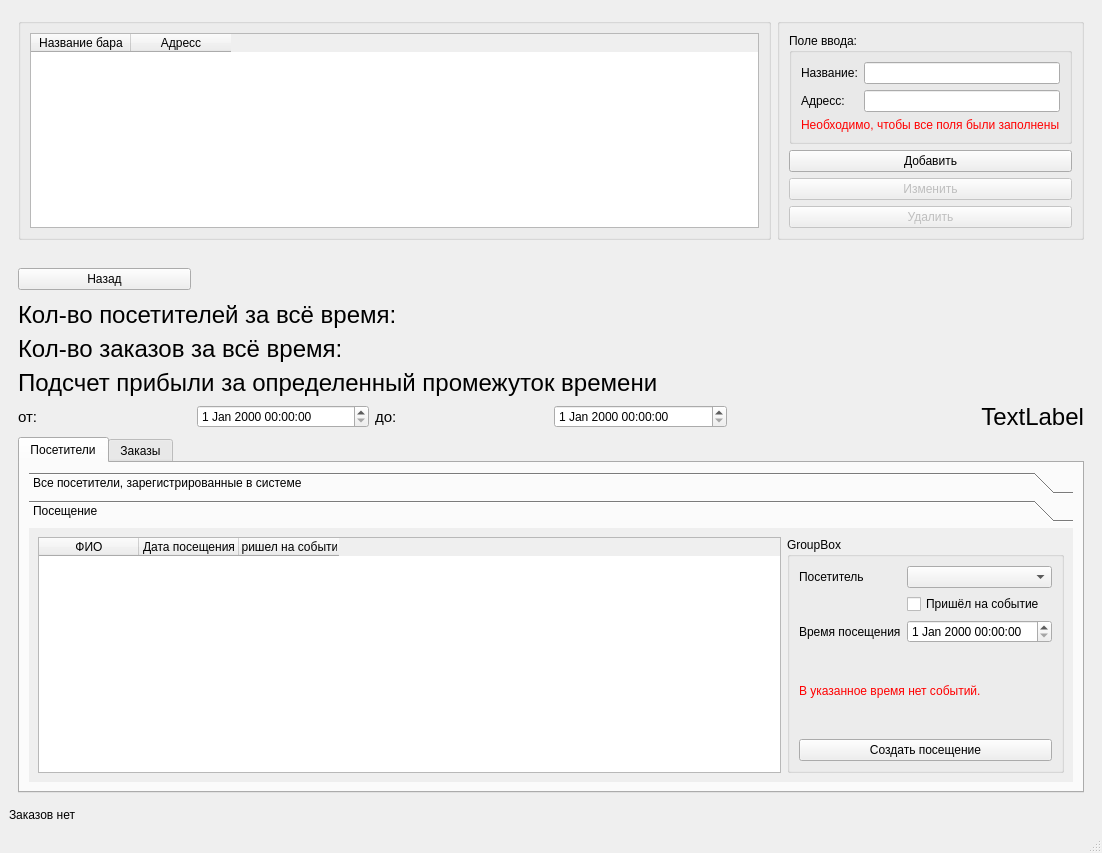
<?xml version="1.0" encoding="UTF-8"?>
<ui version="4.0">
 <class>MainWindow</class>
 <widget class="QMainWindow" name="MainWindow">
  <property name="geometry">
   <rect>
    <x>0</x>
    <y>0</y>
    <width>1102</width>
    <height>853</height>
   </rect>
  </property>
  <property name="windowTitle">
   <string>MainWindow</string>
  </property>
  <widget class="QWidget" name="centralwidget">
   <layout class="QGridLayout" name="gridLayout">
    <item row="2" column="0">
     <widget class="QWidget" name="CurBar" native="true">
      <layout class="QGridLayout" name="gridLayout_6">
       <item row="8" column="5">
        <widget class="QLabel" name="outputOrd">
         <property name="font">
          <font>
           <pointsize>18</pointsize>
          </font>
         </property>
         <property name="text">
          <string/>
         </property>
         <property name="alignment">
          <set>Qt::AlignRight|Qt::AlignTrailing|Qt::AlignVCenter</set>
         </property>
        </widget>
       </item>
       <item row="10" column="0">
        <widget class="QLabel" name="label_21">
         <property name="font">
          <font>
           <pointsize>11</pointsize>
          </font>
         </property>
         <property name="text">
          <string>от:</string>
         </property>
        </widget>
       </item>
       <item row="11" column="0" colspan="6">
        <widget class="QTabWidget" name="tabVisOrd">
         <property name="focusPolicy">
          <enum>Qt::TabFocus</enum>
         </property>
         <property name="contextMenuPolicy">
          <enum>Qt::DefaultContextMenu</enum>
         </property>
         <property name="acceptDrops">
          <bool>false</bool>
         </property>
         <property name="layoutDirection">
          <enum>Qt::LeftToRight</enum>
         </property>
         <property name="inputMethodHints">
          <set>Qt::ImhNone</set>
         </property>
         <property name="currentIndex">
          <number>0</number>
         </property>
         <widget class="QWidget" name="tabVisitors">
          <attribute name="title">
           <string>Посетители</string>
          </attribute>
          <layout class="QGridLayout" name="gridLayout_4">
           <item row="0" column="1">
            <widget class="QToolBox" name="toolBox">
             <property name="currentIndex">
              <number>1</number>
             </property>
             <widget class="QWidget" name="page">
              <property name="geometry">
               <rect>
                <x>0</x>
                <y>0</y>
                <width>1025</width>
                <height>290</height>
               </rect>
              </property>
              <attribute name="label">
               <string>Все посетители, зарегистрированные в системе</string>
              </attribute>
              <layout class="QGridLayout" name="gridLayout_8">
               <item row="0" column="2">
                <widget class="QGroupBox" name="groupBox_4">
                 <property name="title">
                  <string>Поле ввода</string>
                 </property>
                 <layout class="QGridLayout" name="gridLayout_7">
                  <item row="0" column="2">
                   <widget class="QLineEdit" name="inputSec"/>
                  </item>
                  <item row="6" column="0">
                   <widget class="QLabel" name="label_9">
                    <property name="text">
                     <string>Партнёрская программа:</string>
                    </property>
                   </widget>
                  </item>
                  <item row="2" column="2">
                   <widget class="QLineEdit" name="inputPat"/>
                  </item>
                  <item row="6" column="2">
                   <widget class="QComboBox" name="comboDis">
                    <property name="enabled">
                     <bool>false</bool>
                    </property>
                    <property name="maxVisibleItems">
                     <number>100000</number>
                    </property>
                   </widget>
                  </item>
                  <item row="3" column="0">
                   <widget class="QLabel" name="label_6">
                    <property name="text">
                     <string>Номер телефона:</string>
                    </property>
                   </widget>
                  </item>
                  <item row="0" column="0">
                   <widget class="QLabel" name="label_5">
                    <property name="text">
                     <string>Фамилия:</string>
                    </property>
                   </widget>
                  </item>
                  <item row="1" column="0">
                   <widget class="QLabel" name="label_7">
                    <property name="text">
                     <string>Имя:</string>
                    </property>
                   </widget>
                  </item>
                  <item row="3" column="2">
                   <widget class="QLineEdit" name="inputPh"/>
                  </item>
                  <item row="2" column="0">
                   <widget class="QLabel" name="label_8">
                    <property name="text">
                     <string>Отчество:</string>
                    </property>
                   </widget>
                  </item>
                  <item row="1" column="2">
                   <widget class="QLineEdit" name="inputFir"/>
                  </item>
                  <item row="7" column="0" colspan="3">
                   <widget class="QLabel" name="ErrorTextVis">
                    <property name="text">
                     <string>&lt;html&gt;&lt;head/&gt;&lt;body&gt;&lt;p&gt;&lt;span style=&quot; color:#ff0000;&quot;&gt;Необходимо, чтобы были введены все поля ввода, а номер телефона был записан в виде - (88005553535)&lt;/span&gt;&lt;/p&gt;&lt;/body&gt;&lt;/html&gt;</string>
                    </property>
                   </widget>
                  </item>
                 </layout>
                </widget>
               </item>
               <item row="1" column="2">
                <widget class="QGroupBox" name="groupBox_5">
                 <property name="title">
                  <string/>
                 </property>
                 <layout class="QGridLayout" name="gridLayout_9">
                  <item row="2" column="1">
                   <widget class="QPushButton" name="pushButtonDelVis">
                    <property name="enabled">
                     <bool>false</bool>
                    </property>
                    <property name="text">
                     <string>Удалить</string>
                    </property>
                   </widget>
                  </item>
                  <item row="2" column="0">
                   <widget class="QPushButton" name="pushButtonEditVis">
                    <property name="enabled">
                     <bool>false</bool>
                    </property>
                    <property name="text">
                     <string>Изменить</string>
                    </property>
                   </widget>
                  </item>
                  <item row="1" column="0" colspan="2">
                   <widget class="QPushButton" name="pushButtonAddVis">
                    <property name="text">
                     <string>Добавить</string>
                    </property>
                   </widget>
                  </item>
                 </layout>
                </widget>
               </item>
               <item row="0" column="0" rowspan="2">
                <widget class="QTableWidget" name="tableVisitors">
                 <property name="editTriggers">
                  <set>QAbstractItemView::NoEditTriggers</set>
                 </property>
                 <property name="selectionMode">
                  <enum>QAbstractItemView::ExtendedSelection</enum>
                 </property>
                 <property name="selectionBehavior">
                  <enum>QAbstractItemView::SelectRows</enum>
                 </property>
                 <column>
                  <property name="text">
                   <string>ФИО</string>
                  </property>
                 </column>
                 <column>
                  <property name="text">
                   <string>Номер телефона</string>
                  </property>
                 </column>
                 <column>
                  <property name="text">
                   <string>Партнёрская программа</string>
                  </property>
                 </column>
                 <column>
                  <property name="text">
                   <string>Скидка</string>
                  </property>
                 </column>
                </widget>
               </item>
              </layout>
             </widget>
             <widget class="QWidget" name="page_2">
              <property name="geometry">
               <rect>
                <x>0</x>
                <y>0</y>
                <width>1042</width>
                <height>191</height>
               </rect>
              </property>
              <attribute name="label">
               <string>Посещение</string>
              </attribute>
              <layout class="QGridLayout" name="gridLayout_11">
               <item row="0" column="0">
                <widget class="QTableWidget" name="tableVTB">
                 <property name="editTriggers">
                  <set>QAbstractItemView::NoEditTriggers</set>
                 </property>
                 <property name="selectionBehavior">
                  <enum>QAbstractItemView::SelectRows</enum>
                 </property>
                 <column>
                  <property name="text">
                   <string>ФИО</string>
                  </property>
                 </column>
                 <column>
                  <property name="text">
                   <string>Дата посещения</string>
                  </property>
                 </column>
                 <column>
                  <property name="text">
                   <string>Пришел на событие</string>
                  </property>
                 </column>
                </widget>
               </item>
               <item row="0" column="1">
                <widget class="QGroupBox" name="groupBox_6">
                 <property name="title">
                  <string>GroupBox</string>
                 </property>
                 <layout class="QGridLayout" name="gridLayout_10">
                  <item row="0" column="0">
                   <widget class="QLabel" name="label_10">
                    <property name="text">
                     <string>Посетитель</string>
                    </property>
                   </widget>
                  </item>
                  <item row="2" column="1">
                   <widget class="QDateTimeEdit" name="dateTimeVisit"/>
                  </item>
                  <item row="4" column="0" colspan="2">
                   <widget class="QPushButton" name="pushButtonAddVTB">
                    <property name="text">
                     <string>Создать посещение</string>
                    </property>
                   </widget>
                  </item>
                  <item row="0" column="1">
                   <widget class="QComboBox" name="comboVisitors"/>
                  </item>
                  <item row="2" column="0">
                   <widget class="QLabel" name="label_11">
                    <property name="text">
                     <string>Время посещения</string>
                    </property>
                   </widget>
                  </item>
                  <item row="1" column="1">
                   <widget class="QCheckBox" name="checkEvent">
                    <property name="text">
                     <string>Пришёл на событие</string>
                    </property>
                   </widget>
                  </item>
                  <item row="3" column="0" colspan="2">
                   <widget class="QLabel" name="ErrorTextVTB">
                    <property name="text">
                     <string>&lt;html&gt;&lt;head/&gt;&lt;body&gt;&lt;p&gt;&lt;span style=&quot; color:#ff0000;&quot;&gt;В указанное время нет событий.&lt;/span&gt;&lt;/p&gt;&lt;/body&gt;&lt;/html&gt;</string>
                    </property>
                   </widget>
                  </item>
                 </layout>
                </widget>
               </item>
              </layout>
             </widget>
            </widget>
           </item>
          </layout>
         </widget>
         <widget class="QWidget" name="tabOrders">
          <attribute name="title">
           <string>Заказы</string>
          </attribute>
          <layout class="QGridLayout" name="gridLayout_12">
           <item row="0" column="0">
            <widget class="QScrollArea" name="scrollArea">
             <property name="widgetResizable">
              <bool>true</bool>
             </property>
             <widget class="QWidget" name="scrollAreaWidgetContents">
              <property name="geometry">
               <rect>
                <x>0</x>
                <y>0</y>
                <width>727</width>
                <height>249</height>
               </rect>
              </property>
              <layout class="QGridLayout" name="gridLayout_14">
               <item row="0" column="1">
                <widget class="QToolBox" name="toolBoxOrder">
                 <property name="currentIndex">
                  <number>0</number>
                 </property>
                 <widget class="QWidget" name="page_3">
                  <property name="geometry">
                   <rect>
                    <x>0</x>
                    <y>0</y>
                    <width>709</width>
                    <height>171</height>
                   </rect>
                  </property>
                  <attribute name="label">
                   <string>Page 1</string>
                  </attribute>
                 </widget>
                 <widget class="QWidget" name="page_4">
                  <property name="geometry">
                   <rect>
                    <x>0</x>
                    <y>0</y>
                    <width>707</width>
                    <height>153</height>
                   </rect>
                  </property>
                  <attribute name="label">
                   <string>Page 2</string>
                  </attribute>
                 </widget>
                </widget>
               </item>
              </layout>
             </widget>
            </widget>
           </item>
           <item row="0" column="1">
            <widget class="QGroupBox" name="groupBox_7">
             <property name="title">
              <string>GroupBox</string>
             </property>
             <layout class="QGridLayout" name="gridLayout_13">
              <item row="0" column="1" colspan="3">
               <widget class="QComboBox" name="comboBoxVis"/>
              </item>
              <item row="1" column="1" colspan="3">
               <widget class="QComboBox" name="comboBoxStf"/>
              </item>
              <item row="2" column="1">
               <widget class="QDateTimeEdit" name="dateTimeOrd"/>
              </item>
              <item row="0" column="0">
               <widget class="QLabel" name="label_13">
                <property name="text">
                 <string>Посетитель</string>
                </property>
               </widget>
              </item>
              <item row="1" column="0">
               <widget class="QLabel" name="label_12">
                <property name="text">
                 <string>Работник</string>
                </property>
               </widget>
              </item>
              <item row="2" column="0">
               <widget class="QLabel" name="label_14">
                <property name="text">
                 <string>Дата заказа</string>
                </property>
               </widget>
              </item>
              <item row="6" column="0" colspan="2">
               <widget class="QScrollArea" name="containsOrd">
                <property name="widgetResizable">
                 <bool>true</bool>
                </property>
                <widget class="QWidget" name="scrollAreaWidgetContents_2">
                 <property name="geometry">
                  <rect>
                   <x>0</x>
                   <y>0</y>
                   <width>273</width>
                   <height>240</height>
                  </rect>
                 </property>
                 <layout class="QGridLayout" name="gridLayout_15">
                  <item row="1" column="0">
                   <widget class="QGroupBox" name="groupBoxFd">
                    <property name="title">
                     <string>Еда</string>
                    </property>
                    <layout class="QGridLayout" name="gridLayout_16">
                     <item row="0" column="0">
                      <widget class="QPushButton" name="pushButtonAddF">
                       <property name="text">
                        <string>Добавить еду</string>
                       </property>
                      </widget>
                     </item>
                     <item row="1" column="0">
                      <widget class="QLabel" name="label_15">
                       <property name="text">
                        <string>Название</string>
                       </property>
                      </widget>
                     </item>
                     <item row="1" column="1">
                      <widget class="QLabel" name="label_16">
                       <property name="text">
                        <string>Количество</string>
                       </property>
                      </widget>
                     </item>
                     <item row="2" column="0" colspan="2">
                      <widget class="QGroupBox" name="groupBoxF">
                       <property name="title">
                        <string/>
                       </property>
                       <layout class="QGridLayout" name="gridLayout_19"/>
                      </widget>
                     </item>
                     <item row="0" column="1">
                      <widget class="QPushButton" name="pushButtonRemF">
                       <property name="text">
                        <string>Убрать еду</string>
                       </property>
                      </widget>
                     </item>
                    </layout>
                   </widget>
                  </item>
                  <item row="0" column="0">
                   <widget class="QGroupBox" name="groupBoxDr">
                    <property name="title">
                     <string>Напитки</string>
                    </property>
                    <layout class="QGridLayout" name="gridLayout_17">
                     <item row="3" column="0">
                      <widget class="QLabel" name="label_17">
                       <property name="text">
                        <string>Название</string>
                       </property>
                      </widget>
                     </item>
                     <item row="4" column="0" colspan="2">
                      <widget class="QGroupBox" name="groupBoxD">
                       <property name="title">
                        <string/>
                       </property>
                       <layout class="QGridLayout" name="gridLayout_18"/>
                      </widget>
                     </item>
                     <item row="3" column="1">
                      <widget class="QLabel" name="label_18">
                       <property name="text">
                        <string>Количество</string>
                       </property>
                      </widget>
                     </item>
                     <item row="1" column="0">
                      <widget class="QPushButton" name="pushButtonAddD">
                       <property name="text">
                        <string>Добавить напиток к заказу</string>
                       </property>
                      </widget>
                     </item>
                     <item row="1" column="1">
                      <widget class="QPushButton" name="pushButtonRemD">
                       <property name="text">
                        <string>Убрать еду</string>
                       </property>
                      </widget>
                     </item>
                    </layout>
                   </widget>
                  </item>
                 </layout>
                </widget>
               </widget>
              </item>
             </layout>
            </widget>
           </item>
          </layout>
         </widget>
        </widget>
       </item>
       <item row="8" column="0" colspan="5">
        <widget class="QLabel" name="label_4">
         <property name="font">
          <font>
           <pointsize>18</pointsize>
          </font>
         </property>
         <property name="text">
          <string>Кол-во заказов за всё время:</string>
         </property>
        </widget>
       </item>
       <item row="10" column="2">
        <widget class="QLabel" name="label_22">
         <property name="font">
          <font>
           <pointsize>11</pointsize>
          </font>
         </property>
         <property name="text">
          <string>до:</string>
         </property>
        </widget>
       </item>
       <item row="9" column="0" colspan="6">
        <widget class="QLabel" name="label_20">
         <property name="font">
          <font>
           <pointsize>18</pointsize>
          </font>
         </property>
         <property name="text">
          <string>Подсчет прибыли за определенный промежуток времени</string>
         </property>
        </widget>
       </item>
       <item row="3" column="5">
        <widget class="QLabel" name="outputVis">
         <property name="font">
          <font>
           <pointsize>18</pointsize>
          </font>
         </property>
         <property name="layoutDirection">
          <enum>Qt::LeftToRight</enum>
         </property>
         <property name="text">
          <string/>
         </property>
         <property name="scaledContents">
          <bool>true</bool>
         </property>
         <property name="alignment">
          <set>Qt::AlignRight|Qt::AlignTrailing|Qt::AlignVCenter</set>
         </property>
        </widget>
       </item>
       <item row="3" column="0" colspan="5">
        <widget class="QLabel" name="label_3">
         <property name="font">
          <font>
           <pointsize>18</pointsize>
          </font>
         </property>
         <property name="text">
          <string>Кол-во посетителей за всё время:</string>
         </property>
        </widget>
       </item>
       <item row="10" column="5">
        <widget class="QLabel" name="outputAns">
         <property name="font">
          <font>
           <pointsize>18</pointsize>
          </font>
         </property>
         <property name="text">
          <string>TextLabel</string>
         </property>
         <property name="alignment">
          <set>Qt::AlignRight|Qt::AlignTrailing|Qt::AlignVCenter</set>
         </property>
        </widget>
       </item>
       <item row="10" column="1">
        <widget class="QDateTimeEdit" name="dateTimeEditSt"/>
       </item>
       <item row="10" column="3">
        <widget class="QDateTimeEdit" name="dateTimeEditFn"/>
       </item>
       <item row="1" column="0">
        <widget class="QPushButton" name="pushButtonBack">
         <property name="text">
          <string>Назад</string>
         </property>
        </widget>
       </item>
       <item row="1" column="3" colspan="3">
        <widget class="QLabel" name="BarName">
         <property name="font">
          <font>
           <pointsize>20</pointsize>
           <bold>true</bold>
          </font>
         </property>
         <property name="text">
          <string/>
         </property>
        </widget>
       </item>
      </layout>
     </widget>
    </item>
    <item row="1" column="0">
     <widget class="QWidget" name="AllBars" native="true">
      <layout class="QGridLayout" name="gridLayout_5">
       <item row="0" column="1">
        <widget class="QGroupBox" name="groupBox_2">
         <property name="title">
          <string/>
         </property>
         <layout class="QGridLayout" name="gridLayout_3">
          <item row="1" column="0" colspan="2">
           <widget class="QPushButton" name="pushButtonAdd">
            <property name="text">
             <string>Добавить</string>
            </property>
           </widget>
          </item>
          <item row="0" column="0" colspan="2">
           <widget class="QGroupBox" name="groupBox_3">
            <property name="title">
             <string>Поле ввода:</string>
            </property>
            <layout class="QFormLayout" name="formLayout">
             <item row="0" column="0">
              <widget class="QLabel" name="label">
               <property name="text">
                <string>Название:</string>
               </property>
              </widget>
             </item>
             <item row="1" column="0">
              <widget class="QLabel" name="label_2">
               <property name="text">
                <string>Адресс:</string>
               </property>
              </widget>
             </item>
             <item row="0" column="1">
              <widget class="QLineEdit" name="inputName"/>
             </item>
             <item row="1" column="1">
              <widget class="QLineEdit" name="inputAddress"/>
             </item>
             <item row="2" column="0" colspan="2">
              <widget class="QLabel" name="ErrorText">
               <property name="text">
                <string>&lt;html&gt;&lt;head/&gt;&lt;body&gt;&lt;p&gt;&lt;span style=&quot; color:#ff0101;&quot;&gt;Необходимо, чтобы все поля были заполнены&lt;/span&gt;&lt;/p&gt;&lt;/body&gt;&lt;/html&gt;</string>
               </property>
               <property name="scaledContents">
                <bool>false</bool>
               </property>
               <property name="margin">
                <number>15</number>
               </property>
              </widget>
             </item>
            </layout>
           </widget>
          </item>
          <item row="3" column="0" colspan="2">
           <widget class="QPushButton" name="pushButtonDel">
            <property name="enabled">
             <bool>false</bool>
            </property>
            <property name="text">
             <string>Удалить</string>
            </property>
           </widget>
          </item>
          <item row="2" column="0" colspan="2">
           <widget class="QPushButton" name="pushButtonEdit">
            <property name="enabled">
             <bool>false</bool>
            </property>
            <property name="text">
             <string>Изменить</string>
            </property>
           </widget>
          </item>
         </layout>
        </widget>
       </item>
       <item row="0" column="0">
        <widget class="QGroupBox" name="groupBox">
         <property name="title">
          <string/>
         </property>
         <layout class="QGridLayout" name="gridLayout_2">
          <item row="1" column="0">
           <widget class="QTableWidget" name="tableBars">
            <property name="horizontalScrollBarPolicy">
             <enum>Qt::ScrollBarAsNeeded</enum>
            </property>
            <property name="sizeAdjustPolicy">
             <enum>QAbstractScrollArea::AdjustToContents</enum>
            </property>
            <property name="editTriggers">
             <set>QAbstractItemView::NoEditTriggers</set>
            </property>
            <property name="selectionMode">
             <enum>QAbstractItemView::ExtendedSelection</enum>
            </property>
            <property name="selectionBehavior">
             <enum>QAbstractItemView::SelectRows</enum>
            </property>
            <property name="textElideMode">
             <enum>Qt::ElideRight</enum>
            </property>
            <property name="sortingEnabled">
             <bool>false</bool>
            </property>
            <attribute name="horizontalHeaderVisible">
             <bool>true</bool>
            </attribute>
            <attribute name="horizontalHeaderHighlightSections">
             <bool>true</bool>
            </attribute>
            <column>
             <property name="text">
              <string>Название бара</string>
             </property>
            </column>
            <column>
             <property name="text">
              <string>Адресс</string>
             </property>
            </column>
           </widget>
          </item>
         </layout>
        </widget>
       </item>
      </layout>
     </widget>
    </item>
    <item row="3" column="0">
     <widget class="QLabel" name="MessegeOrdNot">
      <property name="text">
       <string>Заказов нет</string>
      </property>
     </widget>
    </item>
   </layout>
  </widget>
  <widget class="QMenuBar" name="menubar">
   <property name="geometry">
    <rect>
     <x>0</x>
     <y>0</y>
     <width>1102</width>
     <height>22</height>
    </rect>
   </property>
  </widget>
  <widget class="QStatusBar" name="statusbar"/>
 </widget>
 <resources/>
 <connections/>
</ui>
